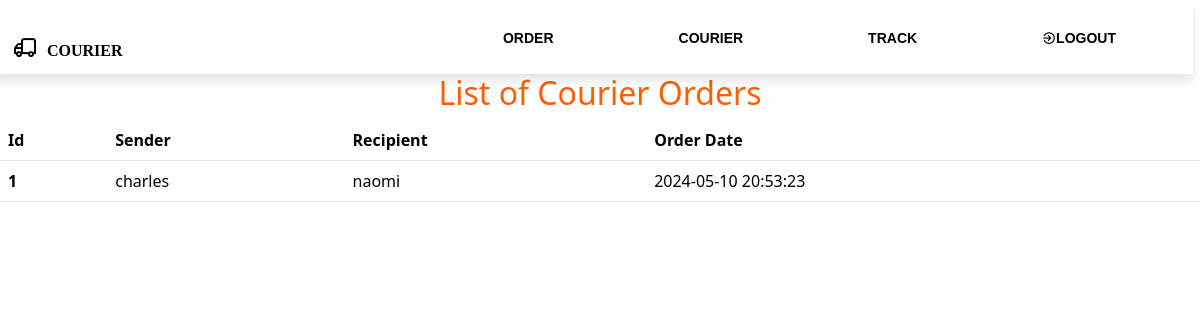
Screenshot of /courier_list.php (signed in) with the database file from the repository.
### tables this page shows
CREATE TABLE `orders` (
  `order_id` int(11) NOT NULL,
  `sender_name` varchar(100) NOT NULL,
  `sender_address` varchar(255) NOT NULL,
  `recipient_name` varchar(100) NOT NULL,
  `recipient_address` varchar(255) NOT NULL,
  `package_weight` decimal(10,2) NOT NULL,
  `package_category` text NOT NULL,
  `price` int(100) NOT NULL,
  `order_date` timestamp NOT NULL DEFAULT current_timestamp(),
  `pickup_date` date NOT NULL,
  `tracking_id` varchar(20) DEFAULT NULL,
  `assigned_courier` text NOT NULL,
  `user_id` int(11) DEFAULT NULL
);

### courier_list.php (the view, shortened to what this page needs)
<?php
include 'header.php';
    $servername = "localhost";
    $dbname = "courier";
    $dbusername = "charlie";
    $dbpassword = "root123@";
    $conn =mysqli_connect($servername,$dbusername,$dbpassword,$dbname);
    $sql = "SELECT * FROM orders";
    $query = mysqli_query($conn,$sql);
    $result = mysqli_fetch_assoc($query);
?>
<!doctype html>
<html lang="en">
  <head>
    <link rel="stylesheet" href="style.css">
    <link href="https://cdn.jsdelivr.net/npm/bootstrap@5.3.3/dist/css/bootstrap.min.css" rel="stylesheet">
  </head>
  <body>
  <div class="card-header">
      <h2> List of Courier Orders</h2>
    </div>
  <table class="table">
  <thead>
    <tr>
      <th scope="col">Id</th>
      <th scope="col">Sender</th>
      <th scope="col">Recipient</th>
      <th scope="col">Order Date</th>
    </tr>
  </thead>
  <tbody>
    <tr>
      <th scope="row">1</th>
      <td><?php echo $result['sender_name']; ?></td>
      <td><?php echo $result['recipient_name']; ?></td>
      <td><?php echo $result['order_date']; ?></td>
    </tr>
  </tbody>
</table>
  </body>
</html>

### style.css (style rules this page uses)
.card-header h2 { text-align: center; color:rgb(255, 94, 0) ; }
body { padding-bottom:1px ; }

### rows the page displays
orders: sender_name "charles", recipient_name "naomi", order_date "2024-05-10 20:53:23"
